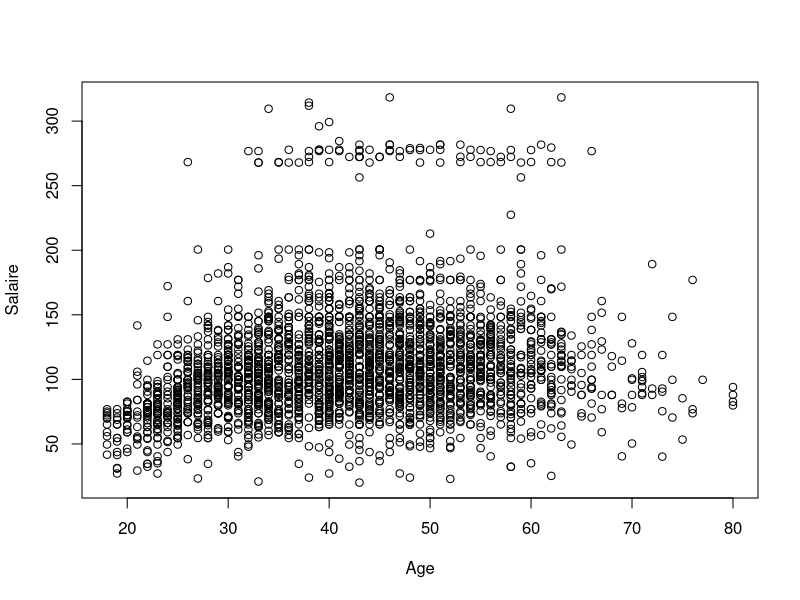

Generate this figure with R: (Note: this script raises an error after producing the figure.)
### Définir le dossier de travail (remplacer ... par le dossier dans lequel vous avez sauvegardé le fichier)
setwd(dir = "C:/Users/hugop/OneDrive/Documents/économétrie/TP3")

### Importer la base de données :
# Le fichier à importer étant un fichier excel, commencez par charger la `bibliothèque' "readxl"
# Nous créons ensuite l'objet salaire qui contient notre base de données
library(readxl)
salaire <- read_excel("salaire_complet.xlsx")

### Exploration de la bdd
# Pour analyser les différentes catégories composant les variables catégoriques, on peut utiliser la commande "table"
table(salaire$race)
table(salaire$education)




### Regression 1 :
# Notre première régression est la régression linéaire où nous considérons nos variables en "niveau", i.e. sans aucune transformation
nivniv <- lm(wage ~ age + race + education, data = salaire)
summary(nivniv)
# on essaye d'expliquer la variable wage
# quand un travailleur est afro américain, il gagne en moyenne -7.25 que les blancs
# on voit que c'est par rapport au blanc car c'est la seule catégorie qui n'est pas présente
# dans les variables dummies, il faut toujours une catégorie qui n'est pas présente
# il est important de comprendre pq variable dummy ne reprend pas toutes les catégories

nivniv_bin <- lm(wage ~ age + Black + education, data = salaire)
summary(nivniv_bin)
#les travailleur afro-américains gagnent en moyenne 6,93 dollars de moins que les travailleurs non afro-américains
#le "en moyenne " est très important. 
#il faut préciser qu'il gagnent moins par rapport à quoi
#on voit le chiffre dans la première colonne avec la ligne Black


nivniv_bin <- lm(wage ~ age + Black +Asian+ White +Other + education, data = salaire)
summary(nivniv_bin)
#la variable other est devenu la variable categorielle ici
#donc dans les chiffres, c'est la différence moyenne de salaire par rapport à cette catégorie other


# Les résultats de la commande summary montrent que le R² ajusté est de 26%, ce qui peut laisser penser que les données ne sont pas bien représentées avec ce modèle.
# La F-stat est statistiquement significative, donc au moins l'une de nos variables explicatives est pertinente.
# Tous les coefficients, exceptés ceux sur les catégories 3 et 4 de 'race', sont significatifs à au moins 1%
# Les catégories 1 de 'race' et 'education' ne sont pas présentées : elles sont par défaut exclues de la régression pour éviter le probleme de multicolinéarité avec les autres catégories

### Variables d'interaction
# Afin d'effectuer les interactions, il suffit juste d'indiquer dans la régression le symbole d'interaction "*" entre 2 ou plusieurs variables
# Bon à savoir, cette manipulation inclut automatiquement les variables qui ont été interagies, donc pas besoin de les préciser en plus
interact <- lm(wage ~ age + race + education*jobclass, data = salaire)
summary(interact)
#le 16.03533 correspond à quand jobclass=information et etudes= advanced degree, 
#le salaire d'un travailleur qui correspond à ca aura un salaire suppérieur à 16 dollars par rapport à 
# (qqun qui n'a pas son diplome de secondaire et ne travaille pas dans l'information) pas sur du tout
# Ce chiffre 16,... représente en fait ce qu'on gagne en plus lorsque l'on combine les 2 variables.

#wage = B1 + B2 * AdvDegree + B3 * 
#les travailleurs qui ont un advanced dregree et qui travaillent dans le secteur de l'information gagneront 
#en moyenne 50,44 + 3.86 + 16.03 dollars de plus que qqun qui travaillent dans l'industrie et qui 
#n'a pas son diplome de secondaire(qui est la variable de référence ici)


#question 4



### Nuage de points
plot(salaire$age, salaire$wage, xlab = "Age", ylab = "Salaire")


### Régression 2
loglog <- lm(log(wage) ~ log(age) + race + education, data = salaire)
summary(loglog)
#quand la variable age va augmenter de 1% la varialbe wage augmente de 0,26%
#on ne s'interresse pas aux log quand on interprete
#le log est juste une astuce pour s'interresser à une relation qui n'est pas linéaire


### Régression 3
logniv <- lm(log(wage) ~ age + race + education, data = salaire)
summary(logniv)
#quand l'age augmente de 1 an, la variable salaire va augmenter de 0,00559%
#on réflechit en terme de taux de variation lorsque l'on utilise le logarithme


### Régression 4
nivlog <- lm(wage ~ log(age) + race + education, data = salaire)
summary(nivlog)
#quand la variable age augmente de 1%, la variable wage augmente de 26,621 divisé par 100, donc augmente de 0,26 dollars
#on divise par 100 car on a mis les chose en pourcentage
#

### Régression 5
# Nous créons d'abord la variable "age au carré" qui est ajoutée à la base
salaire$agecarre <- salaire$age^2
logcar <- lm(wage ~ age + agecarre + race + education, data = salaire) 
summary(logcar)
#on a estime une relation qui n'est plus lineaire mais qui permet de savoir une nouvelle relation, 
#si a et b sont de signes opposes, on aura alors un point de retournement qui pourra etre calcule
#point de retournement, moment ou la relation change de signe, a quel moment l'effet de l'age sur le salaire va 
#etre negative, pdt un moment age augmente, salaire augmente et puis age augmente salaire diminue 
#moment ou la derivee du salaire par rapport à l'age est egal à 0 
4.150127/ (2*0.041320)#l'effet de l'age sur le salaire est positif et une fois passe 50 ans le salaire devient negatif 


salaire$logwagecarre <- salaire$logwage^2
logcar2 <- lm(wage ~ age + agecarre + race + education, data = salaire) 
summary(logcar2)


### Transformation de Box-Cox
# La commande "boxcox" fait partie de la bibliothèque "MASS", à charger donc
library(MASS)
boxcox(nivniv, lambda = seq(-1, 1))

boxcox(logniv)
boxcox(logniv, lambda = seq(-1, 3))
# Si le résultat du boxcox indique une valeur pour lambda = 1, on garde les données originales
# Mais si 1 n'appartient pas à l'intervalle défini par les bandes inférieures et supérieures, une 
# transformation est nécessaire
# Proche de 0, il faudrait appliquer une transformation logarithmique
# 0,5 => prendre la racine carrée
# 2 => prendre le carré
# -1 => prendre l'inverse

boxcox(logcar2) #ici proche de 0 donc on fait une logarithmique 

